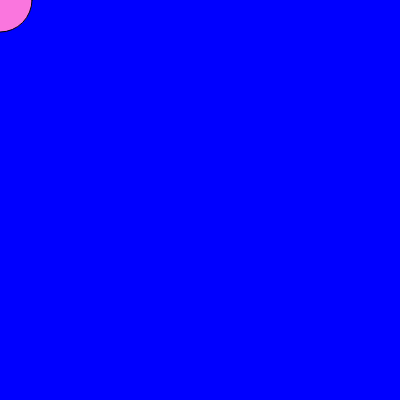
Frame 1 (no input)
Frame 60 (no input): identical to frame 1, image omitted
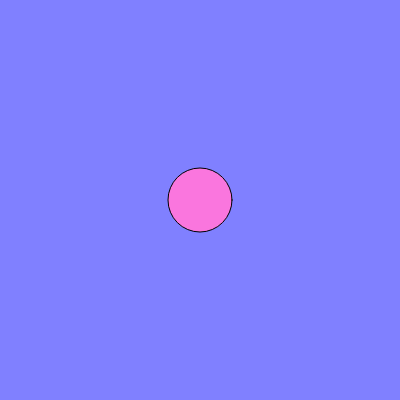
Frame 120 (the mouse pressed at the canvas centre since frame 60)

The p5.js sketch that drew these frames (run headless with seeded random() and noise() and a simulated clock; from frame 60 on, the mouse is pressed at the canvas centre):

// p5.js sketch
// ── sketch.js
var r = 0;
var g = 0;
var b = 255;

function setup() {
  createCanvas(400, 400);
}

function draw() {
  red_map = map(mouseX,0,width, 0, 255);
  green_map = map(mouseY,0,height, 0, 255);
  background(red_map,green_map,b);
  fill(250,118,222);
  ellipse(mouseX, mouseY, 64, 64)
}
